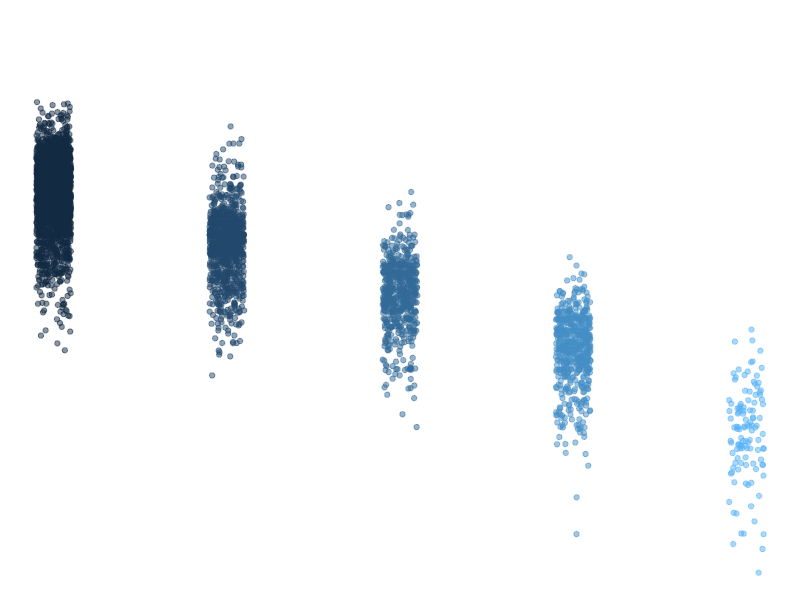

Source code (R):
## ---- chunk 1
knitr::opts_chunk$set(echo = TRUE)
library(tidyverse)
## ---- chunk 2
summary(storms)
## ---- chunk 3
names(storms)
## ---- chunk 4
ggplot(data = storms, aes(x = category, y = pressure)) +
  geom_jitter(width = 0.1, 
              alpha = 0.5,
              aes(color = category),
              show.legend = FALSE) +
  labs(x = "Storm Categorry", 
       y = "Air pressure at storm center (millibars)"
       ) +
  theme_void()
